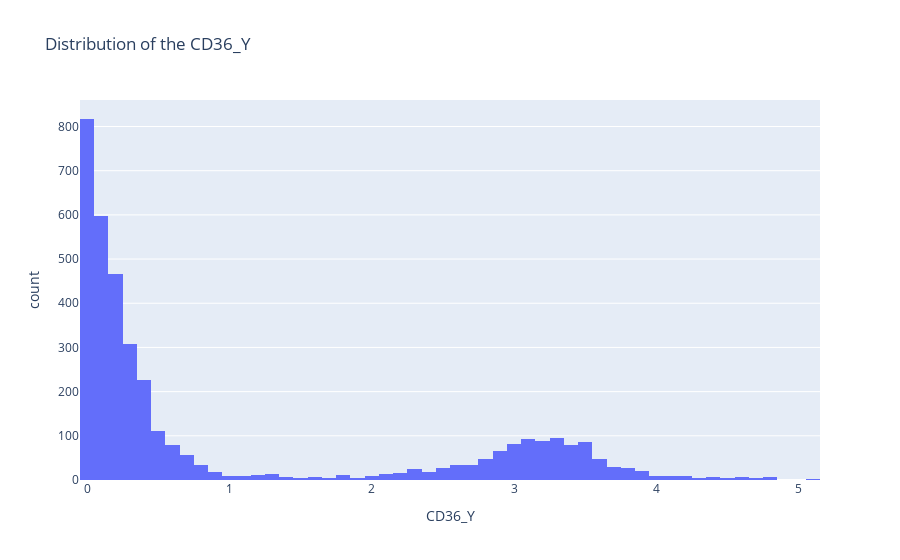

The cell this chart's notebook holds for it:
### Code cell
fig = px.histogram(y_train_all, x='CD36_Y', nbins=100, title='Distribution of the CD36_Y')
fig.show()

### Figure 1 — Plotly figure (JSON) as saved in the notebook; plotly's stock layout.template omitted (floating-point values rounded to 4 significant figures; data arrays with more than 128 entries replaced by an {"elided": "..."} marker saying what was removed)
{"data": [{"alignmentgroup": "True", "bingroup": "x", "hovertemplate": "CD36_Y=%{x}<br>count=%{y}<extra></extra>", "legendgroup": "", "marker": {"color": "#636efa", "pattern": {"shape": ""}}, "name": "", "nbinsx": 100, "offsetgroup": "", "orientation": "v", "showlegend": false, "type": "histogram", "x": {"elided": "3794 float values"}, "xaxis": "x", "yaxis": "y"}], "layout": {"autosize": true, "barmode": "relative", "legend": {"tracegroupgap": 0}, "title": {"text": "Distribution of the CD36_Y"}, "xaxis": {"anchor": "y", "autorange": true, "domain": [0, 1], "range": [-0.05, 5.15], "title": {"text": "CD36_Y"}, "type": "linear"}, "yaxis": {"anchor": "x", "autorange": true, "domain": [0, 1], "range": [0, 860], "title": {"text": "count"}}}}
